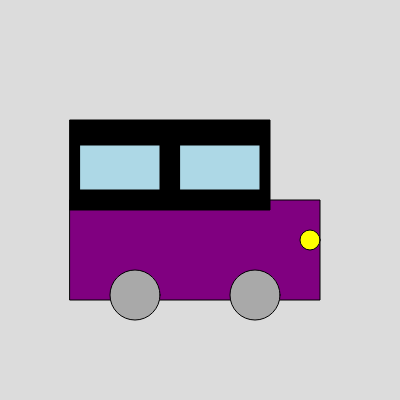
Frame 1 (no input)
Frame 60 (no input): identical to frame 1, image omitted
Frame 120 (the mouse pressed at the canvas centre since frame 60): identical to frame 1, image omitted

The p5.js sketch that drew this single still picture (run headless with seeded random() and noise() and a simulated clock; from frame 60 on, the mouse is pressed at the canvas centre):

// p5.js sketch
// ── sketch.js
function setup() {
  createCanvas(400, 400);
}
function draw() {
  background(220);
  
  strokeWeight(1);
  fill (128, 0, 128);
  rect (70, 200, 250, 100);
  
  strokeWeight(1);
  fill (169, 169, 169);
  ellipseMode(CORNER);
  ellipse (110, 270, 50, 50);
  ellipse (230, 270, 50, 50);
  
  strokeWeight(1);
  fill (0, 0, 0);
  rect (70, 120, 200, 90);
  
  // Headlights 
  fill(255, 255, 0); // Yellow color
  ellipse(300, 230, 20, 20); 
  
  // Window
  fill(173, 216, 230); // Light blue color
  rect(80, 145, 80, 45); // Front window
  rect(180, 145, 80, 45); // Back window
}
